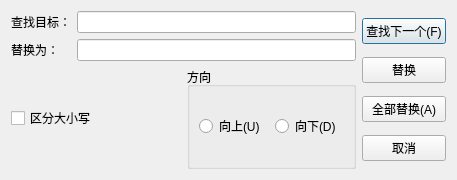
<?xml version="1.0" encoding="UTF-8"?>
<ui version="4.0">
 <class>ReplaceDialog</class>
 <widget class="QDialog" name="ReplaceDialog">
  <property name="geometry">
   <rect>
    <x>0</x>
    <y>0</y>
    <width>457</width>
    <height>180</height>
   </rect>
  </property>
  <property name="windowTitle">
   <string>替换</string>
  </property>
  <layout class="QHBoxLayout" name="horizontalLayout_5">
   <item>
    <layout class="QVBoxLayout" name="verticalLayout_4">
     <item>
      <layout class="QHBoxLayout" name="horizontalLayout">
       <item>
        <layout class="QVBoxLayout" name="verticalLayout_3">
         <item>
          <widget class="QLabel" name="label">
           <property name="text">
            <string>查找目标：</string>
           </property>
          </widget>
         </item>
         <item>
          <widget class="QLabel" name="label_2">
           <property name="text">
            <string>替换为：</string>
           </property>
          </widget>
         </item>
        </layout>
       </item>
       <item>
        <layout class="QVBoxLayout" name="verticalLayout_2">
         <item>
          <widget class="QLineEdit" name="SearchText"/>
         </item>
         <item>
          <widget class="QLineEdit" name="ReplaceText"/>
         </item>
        </layout>
       </item>
      </layout>
     </item>
     <item>
      <layout class="QHBoxLayout" name="horizontalLayout_4">
       <item>
        <widget class="QCheckBox" name="rbCaseSensetive">
         <property name="text">
          <string>区分大小写</string>
         </property>
        </widget>
       </item>
       <item>
        <widget class="QGroupBox" name="groupBox">
         <property name="title">
          <string>方向</string>
         </property>
         <layout class="QHBoxLayout" name="horizontalLayout_3">
          <item>
           <layout class="QHBoxLayout" name="horizontalLayout_2">
            <item>
             <widget class="QRadioButton" name="rbUp">
              <property name="text">
               <string>向上(U)</string>
              </property>
             </widget>
            </item>
            <item>
             <widget class="QRadioButton" name="rbDown">
              <property name="text">
               <string>向下(D)</string>
              </property>
             </widget>
            </item>
           </layout>
          </item>
         </layout>
        </widget>
       </item>
      </layout>
     </item>
    </layout>
   </item>
   <item>
    <layout class="QVBoxLayout" name="verticalLayout">
     <item>
      <widget class="QPushButton" name="rbFindNext">
       <property name="text">
        <string>查找下一个(F)</string>
       </property>
      </widget>
     </item>
     <item>
      <widget class="QPushButton" name="rbReplace">
       <property name="text">
        <string>替换</string>
       </property>
      </widget>
     </item>
     <item>
      <widget class="QPushButton" name="rbAllReplace">
       <property name="text">
        <string>全部替换(A)</string>
       </property>
      </widget>
     </item>
     <item>
      <widget class="QPushButton" name="rbCancel">
       <property name="text">
        <string>取消</string>
       </property>
      </widget>
     </item>
    </layout>
   </item>
  </layout>
 </widget>
 <resources/>
 <connections/>
</ui>
